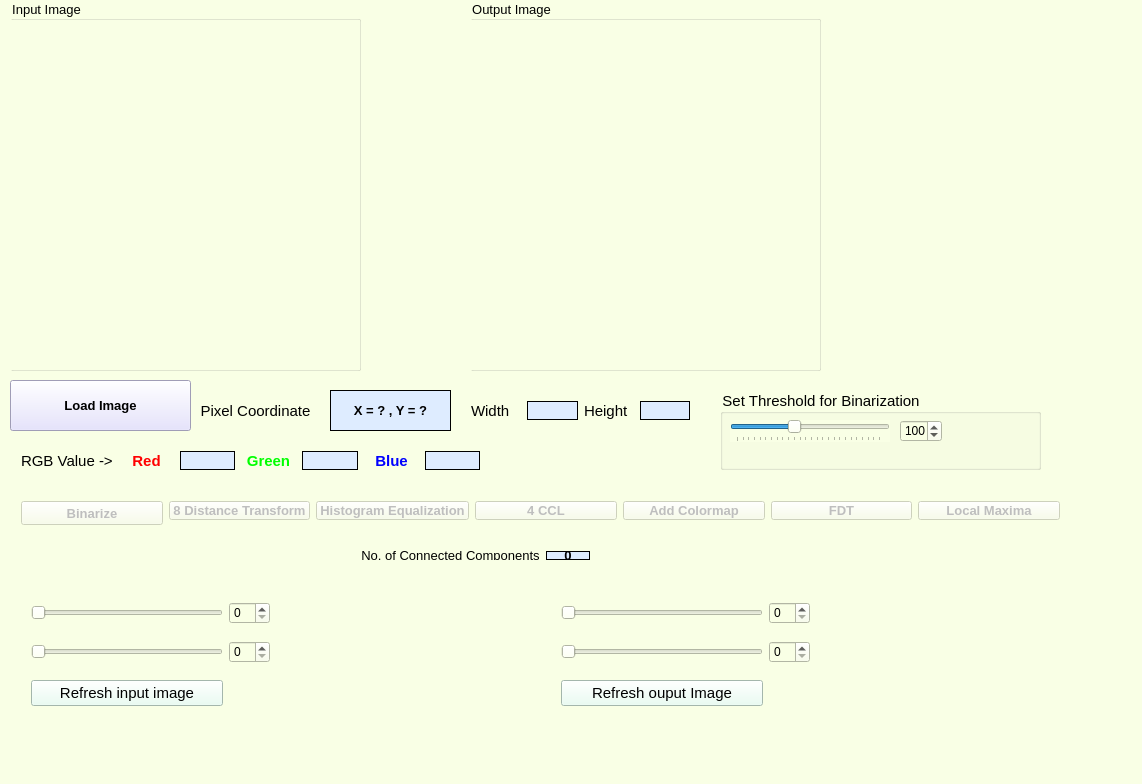
<?xml version="1.0" encoding="UTF-8"?>
<ui version="4.0">
 <class>MainWindow</class>
 <widget class="QMainWindow" name="MainWindow">
  <property name="geometry">
   <rect>
    <x>0</x>
    <y>0</y>
    <width>1142</width>
    <height>784</height>
   </rect>
  </property>
  <property name="windowTitle">
   <string>MainWindow</string>
  </property>
  <property name="styleSheet">
   <string notr="true">background-color: rgb(249, 255, 229);</string>
  </property>
  <widget class="QWidget" name="centralWidget">
   <widget class="LabelDisp" name="ipimage">
    <property name="geometry">
     <rect>
      <x>10</x>
      <y>20</y>
      <width>350</width>
      <height>350</height>
     </rect>
    </property>
    <property name="minimumSize">
     <size>
      <width>350</width>
      <height>350</height>
     </size>
    </property>
    <property name="cursor">
     <cursorShape>CrossCursor</cursorShape>
    </property>
    <property name="mouseTracking">
     <bool>true</bool>
    </property>
    <property name="frameShape">
     <enum>QFrame::NoFrame</enum>
    </property>
    <property name="lineWidth">
     <number>3</number>
    </property>
    <property name="text">
     <string/>
    </property>
    <property name="scaledContents">
     <bool>true</bool>
    </property>
   </widget>
   <widget class="LabelDisp" name="opimage">
    <property name="geometry">
     <rect>
      <x>470</x>
      <y>20</y>
      <width>350</width>
      <height>350</height>
     </rect>
    </property>
    <property name="minimumSize">
     <size>
      <width>350</width>
      <height>350</height>
     </size>
    </property>
    <property name="cursor">
     <cursorShape>ArrowCursor</cursorShape>
    </property>
    <property name="mouseTracking">
     <bool>true</bool>
    </property>
    <property name="frameShape">
     <enum>QFrame::NoFrame</enum>
    </property>
    <property name="frameShadow">
     <enum>QFrame::Raised</enum>
    </property>
    <property name="lineWidth">
     <number>2</number>
    </property>
    <property name="midLineWidth">
     <number>2</number>
    </property>
    <property name="text">
     <string/>
    </property>
   </widget>
   <widget class="QLabel" name="label_5">
    <property name="geometry">
     <rect>
      <x>200</x>
      <y>390</y>
      <width>111</width>
      <height>41</height>
     </rect>
    </property>
    <property name="font">
     <font>
      <pointsize>11</pointsize>
     </font>
    </property>
    <property name="cursor">
     <cursorShape>ArrowCursor</cursorShape>
    </property>
    <property name="text">
     <string>Pixel Coordinate</string>
    </property>
    <property name="alignment">
     <set>Qt::AlignCenter</set>
    </property>
   </widget>
   <widget class="QLabel" name="lblMouse_Position">
    <property name="geometry">
     <rect>
      <x>330</x>
      <y>390</y>
      <width>121</width>
      <height>41</height>
     </rect>
    </property>
    <property name="font">
     <font>
      <pointsize>10</pointsize>
      <weight>75</weight>
      <bold>true</bold>
     </font>
    </property>
    <property name="styleSheet">
     <string notr="true">background-color: rgb(222, 236, 255);</string>
    </property>
    <property name="frameShape">
     <enum>QFrame::Box</enum>
    </property>
    <property name="text">
     <string>X = ? , Y = ?</string>
    </property>
    <property name="alignment">
     <set>Qt::AlignCenter</set>
    </property>
   </widget>
   <widget class="QPushButton" name="loadimage">
    <property name="geometry">
     <rect>
      <x>10</x>
      <y>380</y>
      <width>181</width>
      <height>51</height>
     </rect>
    </property>
    <property name="font">
     <font>
      <pointsize>10</pointsize>
      <weight>75</weight>
      <bold>true</bold>
     </font>
    </property>
    <property name="styleSheet">
     <string notr="true">background-color: rgb(224, 220, 255);</string>
    </property>
    <property name="text">
     <string>Load Image</string>
    </property>
   </widget>
   <widget class="QGroupBox" name="groupBox">
    <property name="geometry">
     <rect>
      <x>10</x>
      <y>0</y>
      <width>351</width>
      <height>371</height>
     </rect>
    </property>
    <property name="font">
     <font>
      <pointsize>10</pointsize>
     </font>
    </property>
    <property name="title">
     <string>Input Image</string>
    </property>
   </widget>
   <widget class="QGroupBox" name="groupBox_2">
    <property name="geometry">
     <rect>
      <x>470</x>
      <y>0</y>
      <width>351</width>
      <height>371</height>
     </rect>
    </property>
    <property name="font">
     <font>
      <pointsize>10</pointsize>
     </font>
    </property>
    <property name="title">
     <string>Output Image</string>
    </property>
   </widget>
   <widget class="QWidget" name="layoutWidget">
    <property name="geometry">
     <rect>
      <x>10</x>
      <y>440</y>
      <width>481</width>
      <height>41</height>
     </rect>
    </property>
    <layout class="QHBoxLayout" name="horizontalLayout">
     <item>
      <widget class="QLabel" name="label_7">
       <property name="font">
        <font>
         <pointsize>11</pointsize>
        </font>
       </property>
       <property name="text">
        <string>RGB Value -&gt;</string>
       </property>
      </widget>
     </item>
     <item>
      <widget class="QLabel" name="label_8">
       <property name="font">
        <font>
         <pointsize>11</pointsize>
         <weight>75</weight>
         <bold>true</bold>
        </font>
       </property>
       <property name="styleSheet">
        <string notr="true">color: rgb(255, 0, 0);</string>
       </property>
       <property name="text">
        <string>Red</string>
       </property>
       <property name="alignment">
        <set>Qt::AlignCenter</set>
       </property>
      </widget>
     </item>
     <item>
      <widget class="QLabel" name="Redvalue">
       <property name="font">
        <font>
         <pointsize>11</pointsize>
         <weight>75</weight>
         <bold>true</bold>
        </font>
       </property>
       <property name="styleSheet">
        <string notr="true">background-color: rgb(222, 236, 255);</string>
       </property>
       <property name="frameShape">
        <enum>QFrame::Box</enum>
       </property>
       <property name="text">
        <string/>
       </property>
       <property name="alignment">
        <set>Qt::AlignCenter</set>
       </property>
      </widget>
     </item>
     <item>
      <widget class="QLabel" name="label_10">
       <property name="font">
        <font>
         <pointsize>11</pointsize>
         <weight>75</weight>
         <bold>true</bold>
        </font>
       </property>
       <property name="styleSheet">
        <string notr="true">color: rgb(0, 255, 0);</string>
       </property>
       <property name="text">
        <string>Green</string>
       </property>
       <property name="alignment">
        <set>Qt::AlignCenter</set>
       </property>
      </widget>
     </item>
     <item>
      <widget class="QLabel" name="Greenvalue">
       <property name="font">
        <font>
         <pointsize>11</pointsize>
         <weight>75</weight>
         <bold>true</bold>
        </font>
       </property>
       <property name="styleSheet">
        <string notr="true">background-color: rgb(222, 236, 255);</string>
       </property>
       <property name="frameShape">
        <enum>QFrame::Box</enum>
       </property>
       <property name="text">
        <string/>
       </property>
       <property name="alignment">
        <set>Qt::AlignCenter</set>
       </property>
      </widget>
     </item>
     <item>
      <widget class="QLabel" name="label_12">
       <property name="font">
        <font>
         <pointsize>11</pointsize>
         <weight>75</weight>
         <bold>true</bold>
        </font>
       </property>
       <property name="styleSheet">
        <string notr="true">color: rgb(0, 0, 255);</string>
       </property>
       <property name="text">
        <string>Blue</string>
       </property>
       <property name="alignment">
        <set>Qt::AlignCenter</set>
       </property>
      </widget>
     </item>
     <item>
      <widget class="QLabel" name="Bluevalue">
       <property name="font">
        <font>
         <pointsize>11</pointsize>
         <weight>75</weight>
         <bold>true</bold>
        </font>
       </property>
       <property name="styleSheet">
        <string notr="true">background-color: rgb(222, 236, 255);</string>
       </property>
       <property name="frameShape">
        <enum>QFrame::Box</enum>
       </property>
       <property name="text">
        <string/>
       </property>
       <property name="alignment">
        <set>Qt::AlignCenter</set>
       </property>
      </widget>
     </item>
    </layout>
   </widget>
   <widget class="QWidget" name="layoutWidget">
    <property name="geometry">
     <rect>
      <x>10</x>
      <y>490</y>
      <width>1061</width>
      <height>41</height>
     </rect>
    </property>
    <layout class="QHBoxLayout" name="horizontalLayout_2">
     <item>
      <widget class="QPushButton" name="binarize">
       <property name="enabled">
        <bool>false</bool>
       </property>
       <property name="minimumSize">
        <size>
         <width>0</width>
         <height>24</height>
        </size>
       </property>
       <property name="font">
        <font>
         <pointsize>10</pointsize>
         <weight>75</weight>
         <bold>true</bold>
        </font>
       </property>
       <property name="text">
        <string>Binarize</string>
       </property>
      </widget>
     </item>
     <item>
      <widget class="QPushButton" name="dt8">
       <property name="enabled">
        <bool>false</bool>
       </property>
       <property name="font">
        <font>
         <pointsize>10</pointsize>
         <weight>75</weight>
         <bold>true</bold>
        </font>
       </property>
       <property name="text">
        <string>8 Distance Transform</string>
       </property>
      </widget>
     </item>
     <item>
      <widget class="QPushButton" name="histogramequilization">
       <property name="enabled">
        <bool>false</bool>
       </property>
       <property name="font">
        <font>
         <pointsize>10</pointsize>
         <weight>75</weight>
         <bold>true</bold>
        </font>
       </property>
       <property name="text">
        <string>Histogram Equalization</string>
       </property>
      </widget>
     </item>
     <item>
      <widget class="QPushButton" name="ccl4">
       <property name="enabled">
        <bool>false</bool>
       </property>
       <property name="font">
        <font>
         <pointsize>10</pointsize>
         <weight>75</weight>
         <bold>true</bold>
        </font>
       </property>
       <property name="text">
        <string>4 CCL</string>
       </property>
      </widget>
     </item>
     <item>
      <widget class="QPushButton" name="colormap">
       <property name="enabled">
        <bool>false</bool>
       </property>
       <property name="font">
        <font>
         <pointsize>10</pointsize>
         <weight>75</weight>
         <bold>true</bold>
        </font>
       </property>
       <property name="text">
        <string>Add Colormap</string>
       </property>
      </widget>
     </item>
     <item>
      <widget class="QPushButton" name="FDT">
       <property name="enabled">
        <bool>false</bool>
       </property>
       <property name="font">
        <font>
         <pointsize>10</pointsize>
         <weight>75</weight>
         <bold>true</bold>
        </font>
       </property>
       <property name="text">
        <string>FDT</string>
       </property>
      </widget>
     </item>
     <item>
      <widget class="QPushButton" name="localmaxima">
       <property name="enabled">
        <bool>false</bool>
       </property>
       <property name="font">
        <font>
         <pointsize>10</pointsize>
         <weight>75</weight>
         <bold>true</bold>
        </font>
       </property>
       <property name="text">
        <string>Local Maxima</string>
       </property>
      </widget>
     </item>
    </layout>
   </widget>
   <widget class="QGroupBox" name="groupBox_3">
    <property name="geometry">
     <rect>
      <x>720</x>
      <y>390</y>
      <width>321</width>
      <height>80</height>
     </rect>
    </property>
    <property name="font">
     <font>
      <pointsize>11</pointsize>
     </font>
    </property>
    <property name="title">
     <string>Set Threshold for Binarization</string>
    </property>
    <widget class="QSlider" name="horizontalSlider">
     <property name="geometry">
      <rect>
       <x>10</x>
       <y>30</y>
       <width>160</width>
       <height>22</height>
      </rect>
     </property>
     <property name="maximum">
      <number>255</number>
     </property>
     <property name="value">
      <number>100</number>
     </property>
     <property name="orientation">
      <enum>Qt::Horizontal</enum>
     </property>
     <property name="tickPosition">
      <enum>QSlider::TicksBelow</enum>
     </property>
     <property name="tickInterval">
      <number>10</number>
     </property>
    </widget>
    <widget class="QSpinBox" name="spinBox">
     <property name="geometry">
      <rect>
       <x>180</x>
       <y>30</y>
       <width>42</width>
       <height>22</height>
      </rect>
     </property>
     <property name="maximum">
      <number>255</number>
     </property>
     <property name="value">
      <number>100</number>
     </property>
    </widget>
   </widget>
   <widget class="QWidget" name="layoutWidget">
    <property name="geometry">
     <rect>
      <x>350</x>
      <y>540</y>
      <width>251</width>
      <height>31</height>
     </rect>
    </property>
    <layout class="QHBoxLayout" name="horizontalLayout_3">
     <item>
      <widget class="QLabel" name="label_14">
       <property name="font">
        <font>
         <pointsize>10</pointsize>
        </font>
       </property>
       <property name="text">
        <string>No. of Connected Components</string>
       </property>
       <property name="alignment">
        <set>Qt::AlignCenter</set>
       </property>
      </widget>
     </item>
     <item>
      <widget class="QLabel" name="nocc">
       <property name="font">
        <font>
         <pointsize>10</pointsize>
         <weight>75</weight>
         <bold>true</bold>
        </font>
       </property>
       <property name="styleSheet">
        <string notr="true">background-color: rgb(222, 236, 255);</string>
       </property>
       <property name="frameShape">
        <enum>QFrame::Box</enum>
       </property>
       <property name="text">
        <string>0</string>
       </property>
       <property name="alignment">
        <set>Qt::AlignCenter</set>
       </property>
      </widget>
     </item>
    </layout>
   </widget>
   <widget class="QWidget" name="layoutWidget">
    <property name="geometry">
     <rect>
      <x>20</x>
      <y>580</y>
      <width>261</width>
      <height>151</height>
     </rect>
    </property>
    <layout class="QGridLayout" name="gridLayout">
     <item row="0" column="0">
      <widget class="QSlider" name="horizontalSliderX1">
       <property name="orientation">
        <enum>Qt::Horizontal</enum>
       </property>
      </widget>
     </item>
     <item row="0" column="1">
      <widget class="QSpinBox" name="spinBoxX1"/>
     </item>
     <item row="1" column="0">
      <widget class="QSlider" name="horizontalSliderY1">
       <property name="orientation">
        <enum>Qt::Horizontal</enum>
       </property>
      </widget>
     </item>
     <item row="1" column="1">
      <widget class="QSpinBox" name="spinBoxY1"/>
     </item>
     <item row="2" column="0">
      <widget class="QPushButton" name="btnRefresh1">
       <property name="font">
        <font>
         <pointsize>11</pointsize>
        </font>
       </property>
       <property name="styleSheet">
        <string notr="true">background-color: rgb(229, 255, 241);</string>
       </property>
       <property name="text">
        <string>Refresh input image</string>
       </property>
      </widget>
     </item>
    </layout>
   </widget>
   <widget class="QWidget" name="layoutWidget">
    <property name="geometry">
     <rect>
      <x>550</x>
      <y>580</y>
      <width>271</width>
      <height>151</height>
     </rect>
    </property>
    <layout class="QGridLayout" name="gridLayout_2">
     <item row="0" column="0">
      <widget class="QSlider" name="horizontalSliderX2">
       <property name="orientation">
        <enum>Qt::Horizontal</enum>
       </property>
      </widget>
     </item>
     <item row="0" column="1">
      <widget class="QSpinBox" name="spinBoxX2"/>
     </item>
     <item row="1" column="0">
      <widget class="QSlider" name="horizontalSliderY2">
       <property name="orientation">
        <enum>Qt::Horizontal</enum>
       </property>
      </widget>
     </item>
     <item row="1" column="1">
      <widget class="QSpinBox" name="spinBoxY2"/>
     </item>
     <item row="2" column="0">
      <widget class="QPushButton" name="btnRefresh2">
       <property name="font">
        <font>
         <pointsize>11</pointsize>
        </font>
       </property>
       <property name="styleSheet">
        <string notr="true">background-color: rgb(229, 255, 241);</string>
       </property>
       <property name="text">
        <string>Refresh ouput Image</string>
       </property>
      </widget>
     </item>
    </layout>
   </widget>
   <widget class="QWidget" name="layoutWidget">
    <property name="geometry">
     <rect>
      <x>460</x>
      <y>390</y>
      <width>241</width>
      <height>41</height>
     </rect>
    </property>
    <layout class="QHBoxLayout" name="horizontalLayout_4">
     <item>
      <widget class="QLabel" name="label">
       <property name="font">
        <font>
         <pointsize>11</pointsize>
        </font>
       </property>
       <property name="text">
        <string>Width</string>
       </property>
      </widget>
     </item>
     <item>
      <widget class="QLabel" name="widthvalue">
       <property name="font">
        <font>
         <pointsize>10</pointsize>
         <weight>75</weight>
         <bold>true</bold>
        </font>
       </property>
       <property name="styleSheet">
        <string notr="true">background-color: rgb(222, 236, 255);</string>
       </property>
       <property name="frameShape">
        <enum>QFrame::Box</enum>
       </property>
       <property name="text">
        <string/>
       </property>
       <property name="alignment">
        <set>Qt::AlignCenter</set>
       </property>
      </widget>
     </item>
     <item>
      <widget class="QLabel" name="label_3">
       <property name="font">
        <font>
         <pointsize>11</pointsize>
        </font>
       </property>
       <property name="text">
        <string>Height</string>
       </property>
      </widget>
     </item>
     <item>
      <widget class="QLabel" name="heightvalue">
       <property name="font">
        <font>
         <pointsize>10</pointsize>
         <weight>75</weight>
         <bold>true</bold>
        </font>
       </property>
       <property name="styleSheet">
        <string notr="true">background-color: rgb(222, 236, 255);</string>
       </property>
       <property name="frameShape">
        <enum>QFrame::Box</enum>
       </property>
       <property name="text">
        <string/>
       </property>
       <property name="alignment">
        <set>Qt::AlignCenter</set>
       </property>
      </widget>
     </item>
    </layout>
   </widget>
   <zorder>layoutWidget</zorder>
   <zorder>layoutWidget</zorder>
   <zorder>layoutWidget</zorder>
   <zorder>layoutWidget</zorder>
   <zorder>layoutWidget</zorder>
   <zorder>layoutWidget</zorder>
   <zorder>groupBox_2</zorder>
   <zorder>groupBox</zorder>
   <zorder>ipimage</zorder>
   <zorder>opimage</zorder>
   <zorder>label_5</zorder>
   <zorder>lblMouse_Position</zorder>
   <zorder>loadimage</zorder>
   <zorder>groupBox_3</zorder>
  </widget>
  <widget class="QStatusBar" name="statusBar"/>
 </widget>
 <layoutdefault spacing="6" margin="11"/>
 <customwidgets>
  <customwidget>
   <class>LabelDisp</class>
   <extends>QLabel</extends>
   <header location="global">labeldisp.h</header>
  </customwidget>
 </customwidgets>
 <resources/>
 <connections>
  <connection>
   <sender>horizontalSliderX1</sender>
   <signal>valueChanged(int)</signal>
   <receiver>spinBoxX1</receiver>
   <slot>setValue(int)</slot>
   <hints>
    <hint type="sourcelabel">
     <x>231</x>
     <y>618</y>
    </hint>
    <hint type="destinationlabel">
     <x>279</x>
     <y>618</y>
    </hint>
   </hints>
  </connection>
  <connection>
   <sender>horizontalSliderY1</sender>
   <signal>valueChanged(int)</signal>
   <receiver>spinBoxY1</receiver>
   <slot>setValue(int)</slot>
   <hints>
    <hint type="sourcelabel">
     <x>231</x>
     <y>643</y>
    </hint>
    <hint type="destinationlabel">
     <x>279</x>
     <y>643</y>
    </hint>
   </hints>
  </connection>
  <connection>
   <sender>horizontalSliderX2</sender>
   <signal>valueChanged(int)</signal>
   <receiver>spinBoxX2</receiver>
   <slot>setValue(int)</slot>
   <hints>
    <hint type="sourcelabel">
     <x>554</x>
     <y>618</y>
    </hint>
    <hint type="destinationlabel">
     <x>819</x>
     <y>618</y>
    </hint>
   </hints>
  </connection>
  <connection>
   <sender>horizontalSliderY2</sender>
   <signal>valueChanged(int)</signal>
   <receiver>spinBoxY2</receiver>
   <slot>setValue(int)</slot>
   <hints>
    <hint type="sourcelabel">
     <x>747</x>
     <y>662</y>
    </hint>
    <hint type="destinationlabel">
     <x>819</x>
     <y>662</y>
    </hint>
   </hints>
  </connection>
  <connection>
   <sender>horizontalSlider</sender>
   <signal>valueChanged(int)</signal>
   <receiver>spinBox</receiver>
   <slot>setValue(int)</slot>
   <hints>
    <hint type="sourcelabel">
     <x>850</x>
     <y>433</y>
    </hint>
    <hint type="destinationlabel">
     <x>974</x>
     <y>437</y>
    </hint>
   </hints>
  </connection>
 </connections>
</ui>
